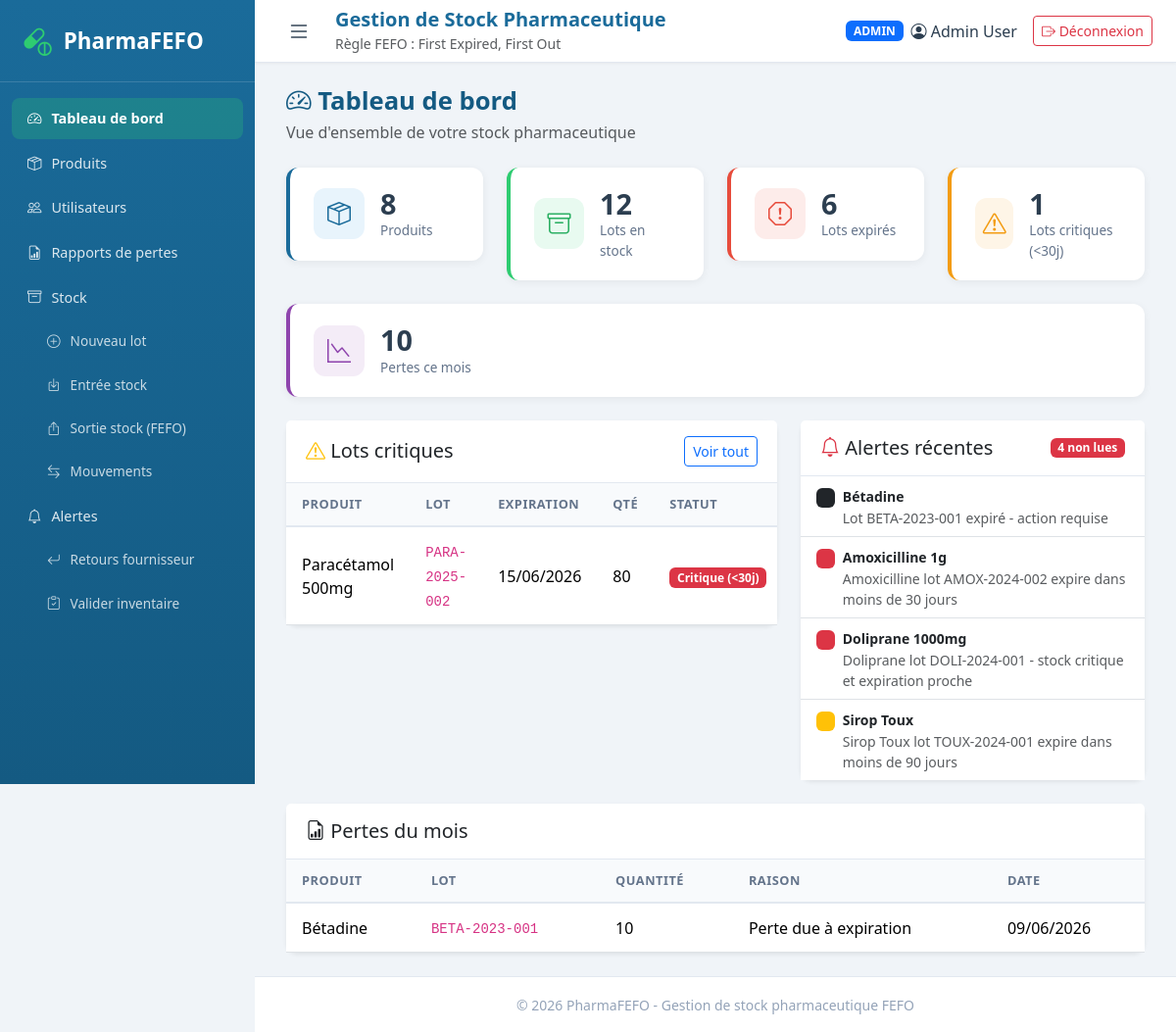
/index.php?route=dashboard (signed in), run on the app's committed database.
### tables this page shows
CREATE TABLE loss_reports (
    id INT AUTO_INCREMENT PRIMARY KEY,
    batch_id INT NOT NULL,
    quantity INT NOT NULL,
    reason TEXT NOT NULL,
    reported_by INT NOT NULL,
    created_at TIMESTAMP DEFAULT CURRENT_TIMESTAMP,
    FOREIGN KEY (batch_id) REFERENCES stock_batches(id) ON DELETE CASCADE,
    FOREIGN KEY (reported_by) REFERENCES users(id) ON DELETE CASCADE
);

CREATE TABLE users (
    id INT AUTO_INCREMENT PRIMARY KEY,
    name VARCHAR(100) NOT NULL,
    email VARCHAR(150) NOT NULL UNIQUE,
    password VARCHAR(255) NOT NULL,
    role ENUM('ADMIN', 'PREPARATEUR', 'PHARMACIEN') NOT NULL DEFAULT 'PREPARATEUR',
    created_at TIMESTAMP DEFAULT CURRENT_TIMESTAMP
);

CREATE TABLE stock_batches (
    id INT AUTO_INCREMENT PRIMARY KEY,
    product_id INT NOT NULL,
    batch_number VARCHAR(100) NOT NULL,
    quantity INT NOT NULL DEFAULT 0,
    expiry_date DATE NOT NULL,
    status ENUM('ACTIVE', 'EXPIRED', 'DEPLETED') NOT NULL DEFAULT 'ACTIVE',
    created_at TIMESTAMP DEFAULT CURRENT_TIMESTAMP,
    FOREIGN KEY (product_id) REFERENCES products(id) ON DELETE CASCADE,
    INDEX idx_product_expiry (product_id, expiry_date),
    INDEX idx_expiry (expiry_date)
);

CREATE TABLE products (
    id INT AUTO_INCREMENT PRIMARY KEY,
    name VARCHAR(200) NOT NULL,
    description TEXT,
    category VARCHAR(100) DEFAULT 'General',
    unit VARCHAR(50) DEFAULT 'unité',
    created_at TIMESTAMP DEFAULT CURRENT_TIMESTAMP
);

CREATE TABLE alerts (
    id INT AUTO_INCREMENT PRIMARY KEY,
    batch_id INT NOT NULL,
    level ENUM('green', 'orange', 'red', 'expired') NOT NULL,
    message VARCHAR(255) NOT NULL,
    is_read TINYINT(1) DEFAULT 0,
    created_at TIMESTAMP DEFAULT CURRENT_TIMESTAMP,
    FOREIGN KEY (batch_id) REFERENCES stock_batches(id) ON DELETE CASCADE
);

### templates/dashboard/index.php (the view, shortened to what the rows shown need)
<div class="page-header">
  <h1><i class="bi bi-speedometer2"></i> Tableau de bord</h1>
</div>
<div class="row g-4">
  <div class="col-lg-7">
    <div class="card shadow-sm">
      <div class="card-body p-0">
        <div class="table-responsive">
          <table class="table table-hover mb-0">
            <thead>
              <tr>
                <th>Produit</th>
                <th>Lot</th>
                <th>Expiration</th>
                <th>Qté</th>
                <th>Statut</th>
              </tr>
            </thead>
            <tbody>
              <?php if (empty($criticalBatches)): ?>
              <tr><td colspan="5" class="text-center text-muted py-4">Aucun lot critique</td></tr>
              <?php else: ?>
              <?php foreach ($criticalBatches as $batch): ?>
              <?php $level = getAlertLevel($batch['expiry_date']); ?>
              <tr>
                <td><?= e($batch['product_name']) ?></td>
                <td><code><?= e($batch['batch_number']) ?></code></td>
                <td><?= formatDate($batch['expiry_date']) ?></td>
                <td><?= $batch['quantity'] ?></td>
                <td><span class="badge <?= alertBadgeClass($level) ?>"><?= alertLevelLabel($level) ?></span></td>
              </tr>
              <?php endforeach; ?>
              <?php endif; ?>
            </tbody>
          </table>
        </div>
      </div>
    </div>
  </div>
  <div class="col-lg-5">
    <div class="card shadow-sm">
      <div class="card-body p-0">
        <ul class="list-group list-group-flush">
          <?php if (empty($recentAlerts)): ?>
          <li class="list-group-item text-center text-muted py-4">Aucune alerte</li>
          <?php else: ?>
          <?php foreach ($recentAlerts as $alert): ?>
          <li class="list-group-item">
            <div class="d-flex align-items-start">
              <span class="badge <?= alertBadgeClass($alert['level']) ?> me-2 mt-1">&nbsp;</span>
              <div>
                <small class="fw-semibold"><?= e($alert['product_name']) ?></small>
                <p class="mb-0 small text-muted"><?= e($alert['message']) ?></p>
              </div>
            </div>
          </li>
          <?php endforeach; ?>
          <?php endif; ?>
        </ul>
      </div>
    </div>
  </div>
</div>
<?php if (hasRole('ADMIN') && !empty($lossReports)): ?>
<div class="row mt-4">
  <div class="col-12">
    <div class="card shadow-sm">
      <div class="card-body p-0">
        <div class="table-responsive">
          <table class="table table-hover mb-0">
            <thead>
              <tr>
                <th>Produit</th>
                <th>Lot</th>
                <th>Quantité</th>
                <th>Raison</th>
                <th>Date</th>
              </tr>
            </thead>
            <tbody>
              <?php foreach ($lossReports as $report): ?>
              <tr>
                <td><?= e($report['product_name']) ?></td>
                <td><code><?= e($report['batch_number']) ?></code></td>
                <td><?= $report['quantity'] ?></td>
                <td><?= e($report['reason']) ?></td>
                <td><?= formatDate($report['created_at']) ?></td>
              </tr>
              <?php endforeach; ?>
            </tbody>
          </table>
        </div>
      </div>
    </div>
  </div>
</div>
<?php endif; ?>

### templates/layout/header.php (shortened to what the rows shown need)
<!DOCTYPE html>
<html lang="fr">
<head>
  <link href="https://cdn.jsdelivr.net/npm/bootstrap@5.3.3/dist/css/bootstrap.min.css" rel="stylesheet">
  <link href="https://cdn.jsdelivr.net/npm/bootstrap-icons@1.11.3/font/bootstrap-icons.min.css" rel="stylesheet">
  <link href="css/style.css" rel="stylesheet">
</head>
<body>
<?php if (isLoggedIn()): ?>
<aside class="sidebar" id="sidebar">
  <div class="sidebar-brand">
    <i class="bi bi-capsule-pill"></i>
    <span>PharmaFEFO</span>
  </div>
  <nav class="sidebar-nav">
    <a href="index.php?route=dashboard" class="nav-link <?= ($currentRoute === 'dashboard') ? 'active' : '' ?>">
      <i class="bi bi-speedometer2"></i> Tableau de bord
    </a>
    <?php if (hasRole('ADMIN')): ?>
    <a href="index.php?route=products" class="nav-link <?= str_starts_with($currentRoute, 'products') ? 'active' : '' ?>">
      <i class="bi bi-box-seam"></i> Produits
    </a>
    <a href="index.php?route=users" class="nav-link <?= str_starts_with($currentRoute, 'users') ? 'active' : '' ?>">
      <i class="bi bi-people"></i> Utilisateurs
    </a>
    <a href="index.php?route=users/lossReports" class="nav-link <?= ($currentRoute === 'users/lossReports') ? 'active' : '' ?>">
      <i class="bi bi-file-earmark-bar-graph"></i> Rapports de pertes
    </a>
    <?php endif; ?>
    <a href="index.php?route=stock" class="nav-link <?= ($currentRoute === 'stock' || str_starts_with($currentRoute, 'stock/')) ? 'active' : '' ?>">
      <i class="bi bi-archive"></i> Stock
    </a>
    <?php if (hasRole('PREPARATEUR', 'ADMIN')): ?>
    <a href="index.php?route=stock/createBatch" class="nav-link sub-link">
      <i class="bi bi-plus-circle"></i> Nouveau lot
    </a>
    <a href="index.php?route=stock/entry" class="nav-link sub-link">
      <i class="bi bi-box-arrow-in-down"></i> Entrée stock
    </a>
    <a href="index.php?route=stock/exit" class="nav-link sub-link">
      <i class="bi bi-box-arrow-up"></i> Sortie stock (FEFO)
    </a>
    <?php endif; ?>
    <a href="index.php?route=stock/movements" class="nav-link sub-link">
      <i class="bi bi-arrow-left-right"></i> Mouvements
    </a>
    <a href="index.php?route=alerts" class="nav-link <?= str_starts_with($currentRoute, 'alerts') ? 'active' : '' ?>">
      <i class="bi bi-bell"></i> Alertes
    </a>
    <?php if (hasRole('PHARMACIEN', 'ADMIN')): ?>
    <a href="index.php?route=stock/returns" class="nav-link sub-link">
      <i class="bi bi-arrow-return-left"></i> Retours fournisseur
    </a>
    <a href="index.php?route=stock/validateInventory" class="nav-link sub-link">
      <i class="bi bi-clipboard-check"></i> Valider inventaire
    </a>
    <?php endif; ?>
  </nav>
</aside>
<div class="main-wrapper">
  <header class="top-navbar">
    <button class="btn btn-link sidebar-toggle" id="sidebarToggle">
      <i class="bi bi-list fs-4"></i>
    </button>
    <div class="navbar-title">
      <h5 class="mb-0">Gestion de Stock Pharmaceutique</h5>
      <small class="text-muted">Règle FEFO : First Expired, First Out</small>
    </div>
    <div class="navbar-user">
      <span class="badge bg-primary me-2"><?= e($currentUser['role'] ?? '') ?></span>
      <span class="me-3"><i class="bi bi-person-circle"></i> <?= e($currentUser['name'] ?? '') ?></span>
      <a href="index.php?route=auth/logout" class="btn btn-outline-danger btn-sm">
        <i class="bi bi-box-arrow-right"></i> Déconnexion
      </a>
    </div>
  </header>
  <main class="content-area">
<?php else: ?>
<main class="auth-wrapper">
<?php endif; ?>

### data on the page
loss_reports: reported_by.name "Admin User", products.name "Bétadine", batch.batch_number "BETA-2023-001", quantity "10", reason "Perte due à expiration", created_at "09/06/2026"
stock_batches: product.name "Paracétamol 500mg", batch_number "PARA-2025-002", expiry_date "15/06/2026", quantity "80", expiry_date "Critique (<30j)"
alerts: products.name "Bétadine", message "Lot BETA-2023-001 expiré - action requise"
alerts: products.name "Amoxicilline 1g", message "Amoxicilline lot AMOX-2024-002 expire dans moins de 30 jours"
alerts: products.name "Doliprane 1000mg", message "Doliprane lot DOLI-2024-001 - stock critique et expiration proche"
alerts: products.name "Sirop Toux", message "Sirop Toux lot TOUX-2024-001 expire dans moins de 90 jours"

### other printed values
$currentUser['role'] "ADMIN"
$stats['totalProducts'] "8"
$stats['totalBatches'] "12"
$stats['expiredBatches'] "6"
$stats['criticalBatches'] "1"
$stats['monthlyLosses'] "10"
$stats['unreadAlerts'] "4"
